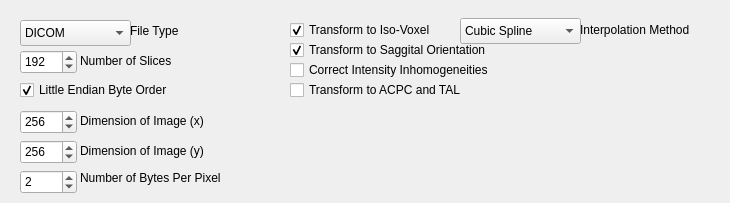
     <widget class="QWidget" name="tabVMR">
      <attribute name="title">
       <string>VMR</string>
      </attribute>
      <widget class="QLabel" name="vmrFileTypeLabel">
       <property name="geometry">
        <rect>
         <x>130</x>
         <y>20</y>
         <width>61</width>
         <height>21</height>
        </rect>
       </property>
       <property name="text">
        <string>File Type</string>
       </property>
      </widget>
      <widget class="QComboBox" name="vmrFileType">
       <property name="geometry">
        <rect>
         <x>20</x>
         <y>20</y>
         <width>111</width>
         <height>26</height>
        </rect>
       </property>
       <property name="currentText">
        <string>DICOM</string>
       </property>
       <item>
        <property name="text">
         <string>DICOM</string>
        </property>
       </item>
      </widget>
      <widget class="QSpinBox" name="vmrNumSlices">
       <property name="geometry">
        <rect>
         <x>20</x>
         <y>50</y>
         <width>57</width>
         <height>24</height>
        </rect>
       </property>
       <property name="minimum">
        <number>1</number>
       </property>
       <property name="maximum">
        <number>9999</number>
       </property>
       <property name="value">
        <number>192</number>
       </property>
      </widget>
      <widget class="QLabel" name="vmrNumSlicesLabel">
       <property name="geometry">
        <rect>
         <x>80</x>
         <y>53</y>
         <width>121</width>
         <height>16</height>
        </rect>
       </property>
       <property name="text">
        <string>Number of Slices</string>
       </property>
      </widget>
      <widget class="QCheckBox" name="vmrIsLittleEndian">
       <property name="geometry">
        <rect>
         <x>20</x>
         <y>80</y>
         <width>171</width>
         <height>20</height>
        </rect>
       </property>
       <property name="text">
        <string>Little Endian Byte Order</string>
       </property>
       <property name="checked">
        <bool>true</bool>
       </property>
      </widget>
      <widget class="QLabel" name="vmrSizeXLabel">
       <property name="geometry">
        <rect>
         <x>80</x>
         <y>110</y>
         <width>151</width>
         <height>21</height>
        </rect>
       </property>
       <property name="text">
        <string>Dimension of Image (x)</string>
       </property>
      </widget>
      <widget class="QSpinBox" name="vmrSizeX">
       <property name="geometry">
        <rect>
         <x>20</x>
         <y>110</y>
         <width>57</width>
         <height>24</height>
        </rect>
       </property>
       <property name="minimum">
        <number>1</number>
       </property>
       <property name="maximum">
        <number>999</number>
       </property>
       <property name="value">
        <number>256</number>
       </property>
      </widget>
      <widget class="QSpinBox" name="vmrSizeY">
       <property name="geometry">
        <rect>
         <x>20</x>
         <y>140</y>
         <width>57</width>
         <height>24</height>
        </rect>
       </property>
       <property name="minimum">
        <number>1</number>
       </property>
       <property name="maximum">
        <number>999</number>
       </property>
       <property name="value">
        <number>256</number>
       </property>
      </widget>
      <widget class="QLabel" name="vmrSizeYLabel">
       <property name="geometry">
        <rect>
         <x>80</x>
         <y>140</y>
         <width>151</width>
         <height>21</height>
        </rect>
       </property>
       <property name="text">
        <string>Dimension of Image (y)</string>
       </property>
      </widget>
      <widget class="QSpinBox" name="vmrBytesPerPixel">
       <property name="geometry">
        <rect>
         <x>20</x>
         <y>170</y>
         <width>57</width>
         <height>24</height>
        </rect>
       </property>
       <property name="minimum">
        <number>1</number>
       </property>
       <property name="value">
        <number>2</number>
       </property>
      </widget>
      <widget class="QLabel" name="vmrBytesPerPixelLabel">
       <property name="geometry">
        <rect>
         <x>80</x>
         <y>170</y>
         <width>171</width>
         <height>16</height>
        </rect>
       </property>
       <property name="text">
        <string>Number of Bytes Per Pixel</string>
       </property>
      </widget>
      <widget class="QCheckBox" name="makeISO">
       <property name="geometry">
        <rect>
         <x>290</x>
         <y>20</y>
         <width>171</width>
         <height>20</height>
        </rect>
       </property>
       <property name="text">
        <string>Transform to Iso-Voxel</string>
       </property>
       <property name="checked">
        <bool>true</bool>
       </property>
      </widget>
      <widget class="QCheckBox" name="makeSAG">
       <property name="geometry">
        <rect>
         <x>290</x>
         <y>40</y>
         <width>241</width>
         <height>20</height>
        </rect>
       </property>
       <property name="toolTip">
        <string>&lt;html&gt;&lt;head/&gt;&lt;body&gt;&lt;p&gt;&lt;span style=&quot; font-weight:600;&quot;&gt;BEWARE:&lt;/span&gt; BrainVoyager cannot yet script conversion into saggital slices and then reorient between neurological and radiological convention. Therefore, performing the Transform to Saggital Orientation step may lead your data to be flipped saggitally.&lt;/p&gt;&lt;/body&gt;&lt;/html&gt;</string>
       </property>
       <property name="text">
        <string>Transform to Saggital Orientation</string>
       </property>
       <property name="checked">
        <bool>true</bool>
       </property>
      </widget>
      <widget class="QCheckBox" name="makeIIHC">
       <property name="geometry">
        <rect>
         <x>290</x>
         <y>60</y>
         <width>241</width>
         <height>20</height>
        </rect>
       </property>
       <property name="text">
        <string>Correct Intensity Inhomogeneities</string>
       </property>
       <property name="checked">
        <bool>false</bool>
       </property>
      </widget>
      <widget class="QCheckBox" name="makeTAL">
       <property name="geometry">
        <rect>
         <x>290</x>
         <y>80</y>
         <width>241</width>
         <height>20</height>
        </rect>
       </property>
       <property name="text">
        <string>Transform to ACPC and TAL</string>
       </property>
       <property name="checked">
        <bool>false</bool>
       </property>
      </widget>
      <widget class="QComboBox" name="vmrISOInterpolationMethod">
       <property name="geometry">
        <rect>
         <x>460</x>
         <y>18</y>
         <width>121</width>
         <height>26</height>
        </rect>
       </property>
       <property name="currentText">
        <string>Cubic Spline</string>
       </property>
       <property name="currentIndex">
        <number>1</number>
       </property>
       <item>
        <property name="text">
         <string>Trilinear</string>
        </property>
       </item>
       <item>
        <property name="text">
         <string>Cubic Spline</string>
        </property>
       </item>
       <item>
        <property name="text">
         <string>Sinc</string>
        </property>
       </item>
      </widget>
      <widget class="QLabel" name="vmrISOInterpolationMethodLabel">
       <property name="enabled">
        <bool>true</bool>
       </property>
       <property name="geometry">
        <rect>
         <x>580</x>
         <y>22</y>
         <width>141</width>
         <height>16</height>
        </rect>
       </property>
       <property name="text">
        <string>Interpolation Method</string>
       </property>
      </widget>
     </widget>
